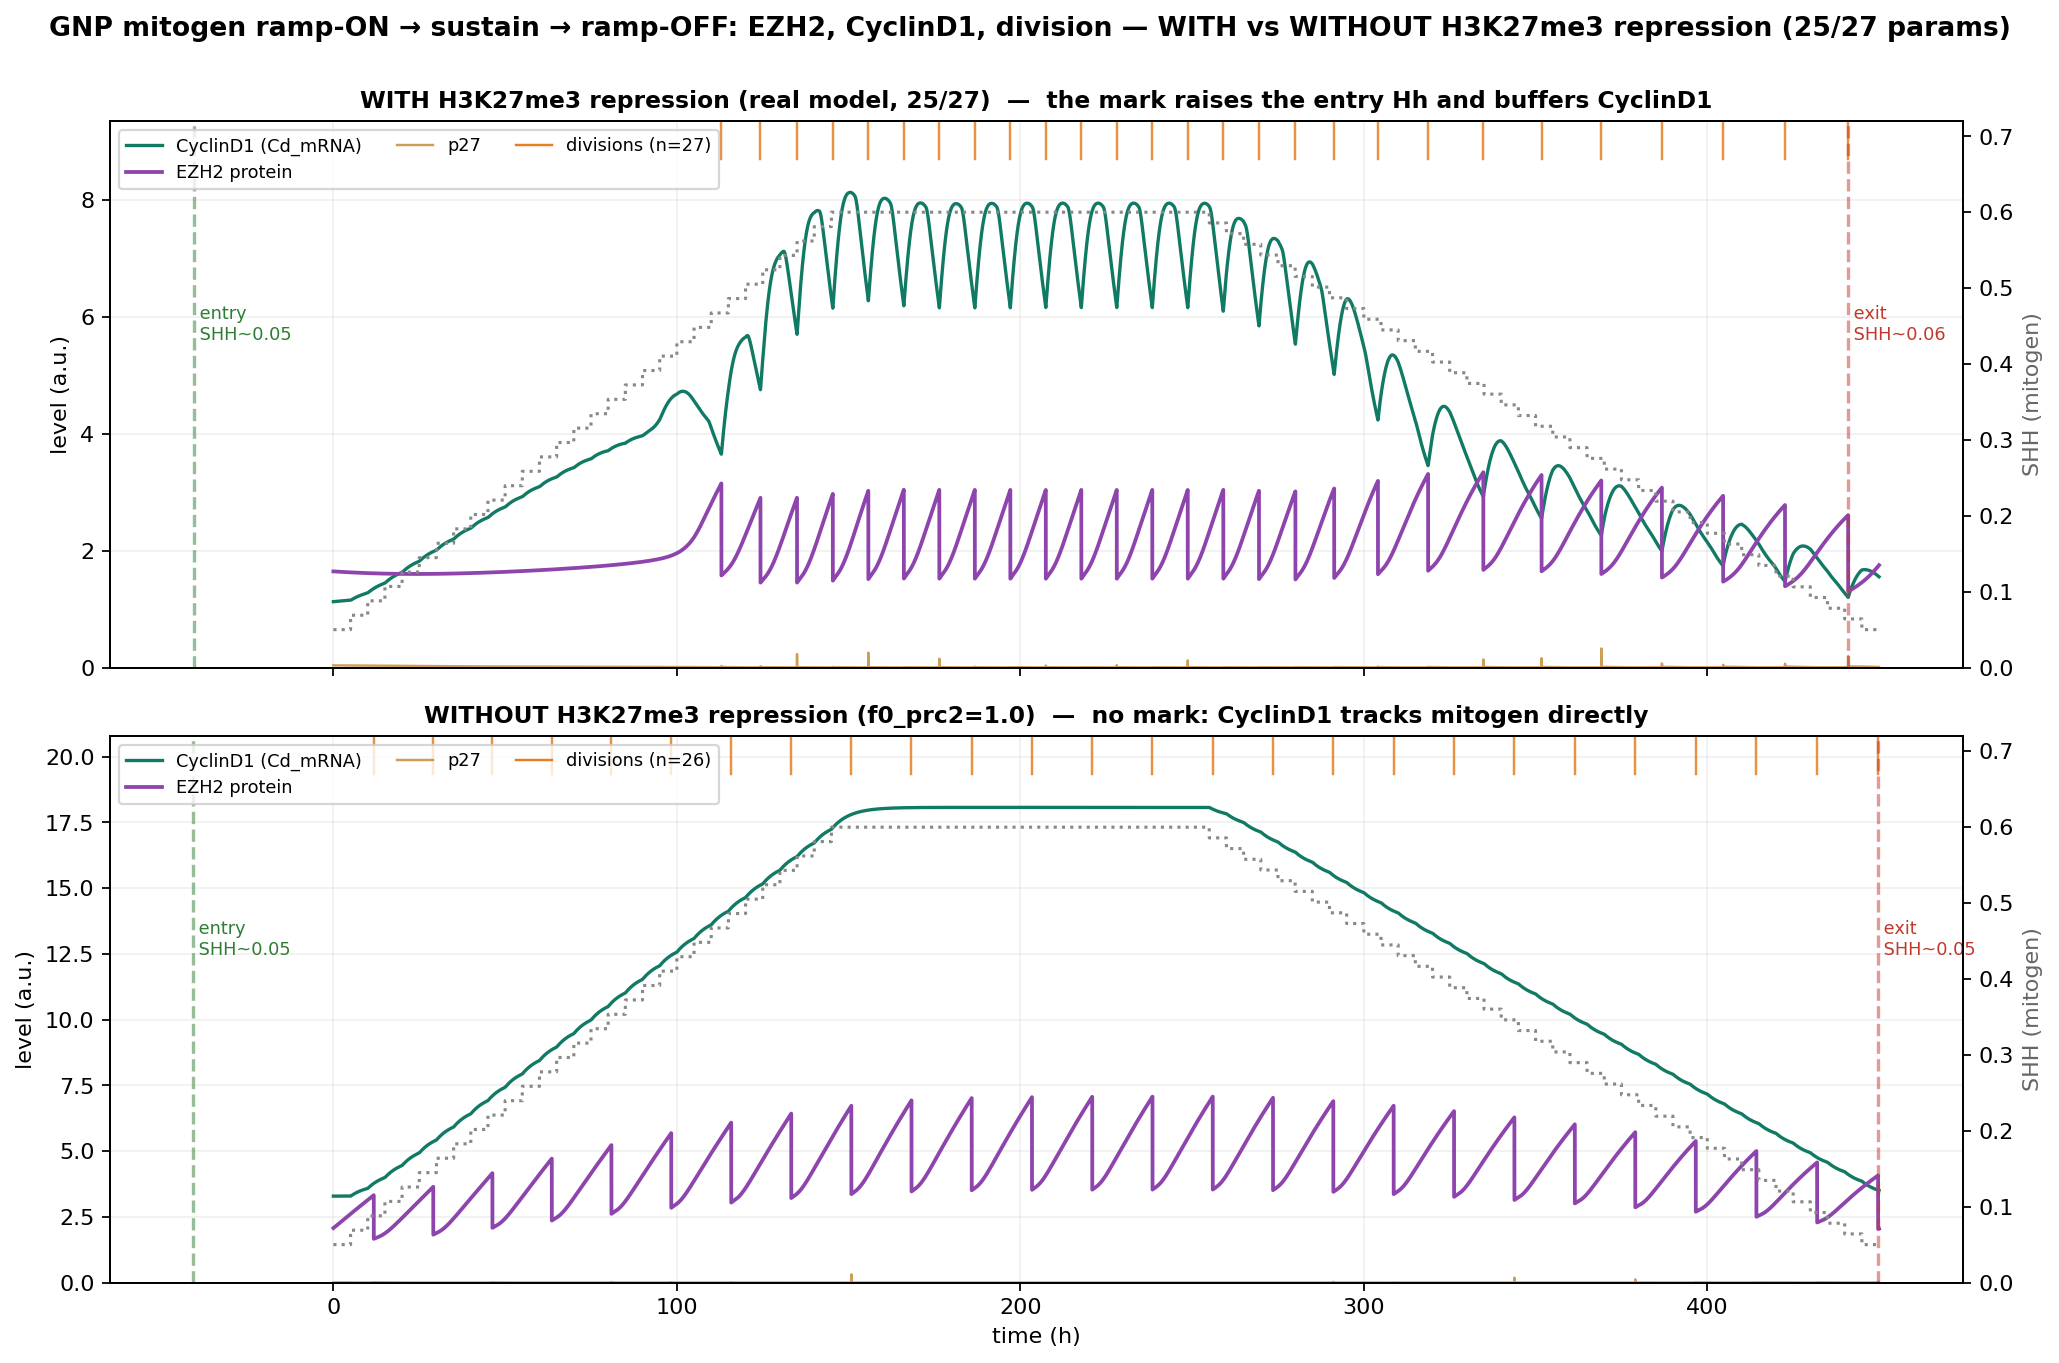

Generate this figure with Python:
"""GNP mitogen ramp-ON (entry) -> sustain -> ramp-OFF (exit): EZH2, CyclinD1, and cell division,
WITH vs WITHOUT the H3K27me3-mediated repression of CyclinD1 (f0_prc2=1.0 removes it). Current 25/27
parameters. Single deterministic GNP cell; SHH staircased up from arrest, held, then down to arrest.

Shows: (i) entry -- the mark raises the Hh needed to start dividing; (ii) exit -- how EZH2/CyclinD1 fall
and when division collapses; the WITHOUT-mark cell coasts to a different (lower) exit mitogen.

Run:  ./venv/bin/python simulations/fig_v44_mitogen_ramp_onoff.py
"""
import sys, os
sys.path.insert(0, os.path.dirname(os.path.dirname(os.path.abspath(__file__))))
import numpy as np, matplotlib.pyplot as plt, tellurium as te
from src.build_model_v44_heldt import build_model_v44

SHH_LO, SHH_HI = 0.05, 0.60
SETTLE = 4000                       # settle arrested at SHH_LO
NUP, NDN, SUSTAIN = 30, 40, 6000    # ramp-up segs, ramp-down segs, sustain (min)
SEG = 300                           # min per ramp step
SEL = ["time", "SHH", "Cd_mRNA", "EZH2", "Dna", "P21"]


def ramp(model):
    rr = te.loada(model)
    rr.integrator.setValue("relative_tolerance", 1e-6)
    try:
        rr.integrator.setValue("maximum_num_steps", 1000000); rr.integrator.setValue("maximum_time_step", 20.0)
    except Exception:
        pass
    rr['SHH'] = SHH_LO
    def seg(t0, t1, npts):
        for atol, ms in [(1e-9, 20.0), (1e-8, 20.0), (1e-7, 8.0), (1e-6, 3.0), (1e-5, 1.5)]:
            try:
                rr.integrator.setValue("absolute_tolerance", atol); rr.integrator.setValue("maximum_time_step", ms)
                return rr.simulate(t0, t1, npts, selections=SEL)
            except Exception:
                continue
        return None
    chunks = []; c = seg(0, SETTLE, 4000)
    if c is not None: chunks.append(c)
    t = SETTLE
    sched = ([('up', s) for s in np.linspace(SHH_LO, SHH_HI, NUP)]
             + [('hold', SHH_HI)] * int(SUSTAIN / SEG)
             + [('dn', s) for s in np.linspace(SHH_HI, SHH_LO, NDN)])
    for _, s in sched:
        rr['SHH'] = float(s); c = seg(t, t + SEG, 400)
        if c is None:
            break
        chunks.append(c); t += SEG
    return {k: np.concatenate([c[k] for c in chunks]) for k in SEL}


def divisions(d):
    Dna = d['Dna']; idx = np.where((Dna[:-1] > 0.9) & (Dna[1:] < 0.1))[0]
    return d['time'][idx] / 60.0


A = ramp(build_model_v44())                              # WITH mark (real model, 25/27)
B = ramp(build_model_v44(params={"f0_prc2": 1.0}))         # WITHOUT mark repression

fig, ax = plt.subplots(2, 1, figsize=(13, 8.5), sharex=True)
for row, (name, d, col_note) in enumerate([
        ('WITH H3K27me3 repression (real model, 25/27)', A, 'the mark raises the entry Hh and buffers CyclinD1'),
        ('WITHOUT H3K27me3 repression (f0_prc2=1.0)', B, 'no mark: CyclinD1 tracks mitogen directly')]):
    a = ax[row]
    m = d['time'] >= SETTLE                                   # drop the pre-ramp settle transient
    th = (d['time'][m] - SETTLE) / 60.0
    dv_all = divisions(d)
    if len(dv_all):
        ent, ex = dv_all.min(), dv_all.max()
        shh_ent = np.interp(ent * 60, d['time'], d['SHH']); shh_ex = np.interp(ex * 60, d['time'], d['SHH'])
    dv = (dv_all - SETTLE / 60.0); dv = dv[dv >= 0]           # shift division times to ramp-onset origin
    ent_s = ent - SETTLE / 60.0 if len(dv_all) else None; ex_s = ex - SETTLE / 60.0 if len(dv_all) else None
    a.plot(th, d['Cd_mRNA'][m], color='#117a65', lw=1.5, label='CyclinD1 (Cd_mRNA)')
    a.plot(th, d['EZH2'][m], color='#8e44ad', lw=1.7, label='EZH2 protein')
    a.plot(th, d['P21'][m], color='#b9770e', lw=1.1, alpha=0.7, label='p27')
    # division event ticks along the top
    ymax = max(np.nanmax(d['Cd_mRNA'][m]), 3) * 1.15
    a.set_ylim(0, ymax)
    for x in dv:
        a.plot([x, x], [ymax * 0.93, ymax], color='#e67e22', lw=1.1, alpha=0.85)
    a.plot([], [], color='#e67e22', lw=1.1, label=f'divisions (n={len(dv)})')
    # SHH on twin axis
    a2 = a.twinx(); a2.plot(th, d['SHH'][m], color='#888', lw=1.4, ls=':', label='SHH (mitogen)'); a2.set_ylim(0, 0.72)
    a2.set_ylabel('SHH (mitogen)', color='#666')
    if len(dv_all):
        a.axvline(ent_s, color='#2e7d32', ls='--', alpha=0.5); a.axvline(ex_s, color='#c0392b', ls='--', alpha=0.5)
        a.text(ent_s, ymax * 0.60, f' entry\n SHH~{shh_ent:.2f}', fontsize=8, color='#2e7d32')
        a.text(ex_s, ymax * 0.60, f' exit\n SHH~{shh_ex:.2f}', fontsize=8, color='#c0392b', ha='left')
    a.set_ylabel('level (a.u.)')
    a.set_title(f'{name}  —  {col_note}', fontsize=10.5, fontweight='bold')
    a.legend(fontsize=8, ncol=3, loc='upper left'); a.grid(alpha=0.18)
ax[1].set_xlabel('time (h)')
fig.suptitle('GNP mitogen ramp-ON → sustain → ramp-OFF: EZH2, CyclinD1, division — WITH vs WITHOUT H3K27me3 repression (25/27 params)',
             fontsize=12, fontweight='bold', y=1.0)
plt.tight_layout()
plt.savefig('simulations/fig_v44_mitogen_ramp_onoff.png', dpi=160, bbox_inches='tight')
plt.savefig('simulations/fig_v44_mitogen_ramp_onoff.pdf', bbox_inches='tight')
plt.close()
for name, d in (('WITH mark', A), ('WITHOUT mark', B)):
    dv = divisions(d)
    if len(dv):
        se = np.interp(dv.min() * 60, d['time'], d['SHH']); sx = np.interp(dv.max() * 60, d['time'], d['SHH'])
        print(f'{name:13s}: {len(dv)} divisions | entry SHH~{se:.3f} | exit SHH~{sx:.3f} | '
              f'EZH2 cyc {d["EZH2"][(d["time"]>SETTLE)&(d["time"]<SETTLE+SUSTAIN)].mean():.2f}')
    else:
        print(f'{name:13s}: 0 divisions')
print('Saved fig_v44_mitogen_ramp_onoff.png')
